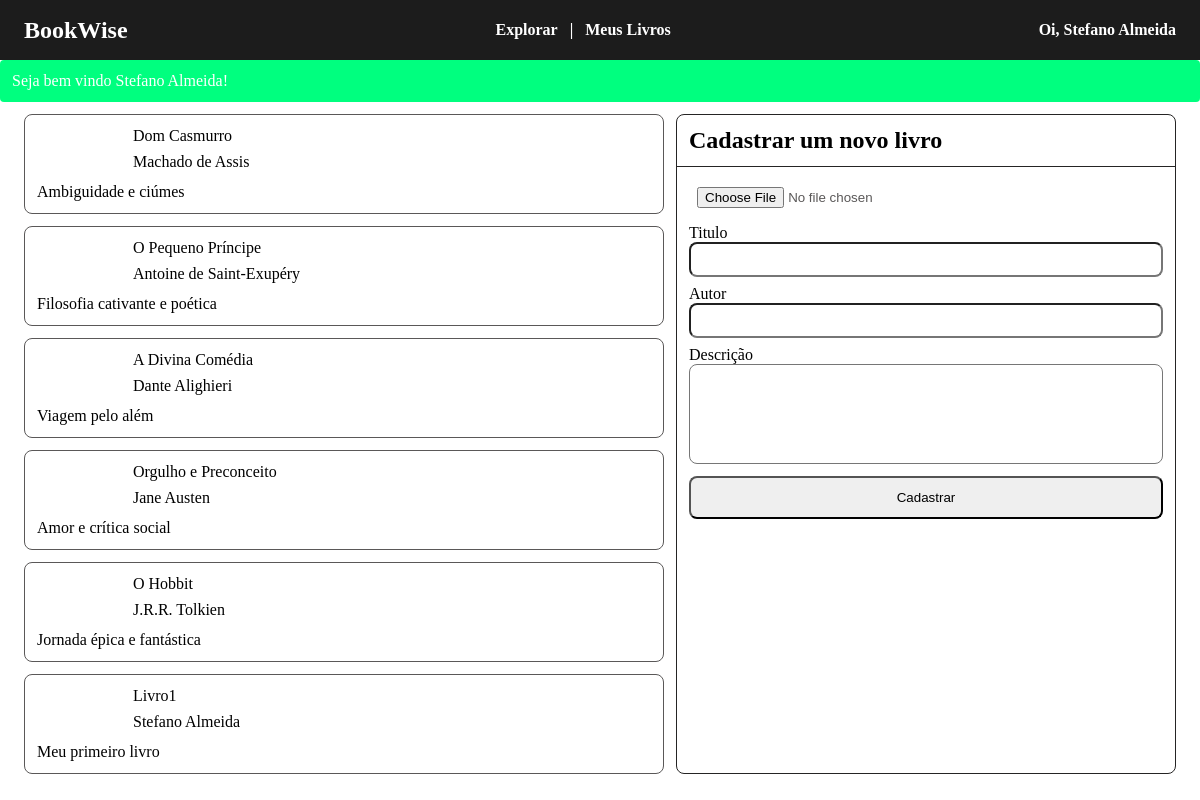
Page /meus-livros (signed in) on the committed database.
### tables this page shows
CREATE TABLE livros (
	id integer primary key,
  titulo varchar(255),
  autor varchar(100),
  descricao text,
  usuario_id integer, imagem varchar(255),
  foreign key (usuario_id) references usuarios (id)
);

### helpers.php (called while the page is built, shortened)
<?php
function view($view, $data = []) {
    require_once "views/template/app.php";
}
function flash()
{
    return new Flash();
}
function config($chave = null) {
    $config = require "config.php";
    if (strlen($chave) > 0) {
        return $config[$chave];
    }
    return $config;
}
function auth() {
    return $_SESSION['auth'];
}

### controllers/meus-livros.controller.php (called while the page is built, shortened)
<?php
$livros = Livro::getMyBooks(auth()->id);
view("meus-livros", compact('livros'));

### routes.php (called while the page is built, shortened)
<?php
$controller = str_replace('/', '', parse_url($_SERVER["REQUEST_URI"], PHP_URL_PATH));
    require_once "controllers/{$controller}.controller.php";

### index.php (called while the page is built, shortened)
<?php
require_once "models/Livro.php";
require_once "Flash.php";
require_once "helpers.php";
require_once "database.php";
require_once "routes.php";

### database.php (called while the page is built, shortened)
<?php
class DB {
    private $connect;
    public function __construct($config)
    {
        $this->connect = new PDO($this->getDsn($config));
    }
    private function getDsn($config) {
        $driver = $config["driver"];
        unset ($config["driver"]);
        $dsn = $driver . ":" . http_build_query($config, '', ';');
        if ($driver == "sqlite") {
            $dsn = $driver . ":" . $config["database"];
        }
        return $dsn;
    }
    public function query ($query, $class = null, $params = [])
    {
        $prepare = $this->connect->prepare($query);
        if ($class) {
            $prepare->setFetchMode(PDO::FETCH_CLASS, $class);
        }
        $prepare->execute($params);
        return $prepare;
    }
}

### models/Livro.php (called while the page is built, shortened)
<?php
class Livro {
    public function query($where, $params) {
        $database = new DB(config('database'));
        return $database->query("select * from livros where $where", self::class, $params);
    }
    public static function getMyBooks($usuario_id) {
        return (new self)->query('usuario_id = :usuario_id', ['usuario_id' => $usuario_id])->fetchAll();
    }
}

### config.php (called while the page is built)
<?php
return [
  "database" => [
        "driver" => "sqlite",
        "database" => "database.sqlite"
      ]
];

### Flash.php (called while the page is built, shortened)
<?php
class Flash
{
    public function get ($chave)
    {
        if (! isset($_SESSION["flash_$chave"]))
        {
            return false;
        }
        $valor = $_SESSION["flash_$chave"];
        return $valor;
    }
}

### views/partials/_livro.php (the view, shortened to what this page needs)
<div class="card">
    <div id="card-info">
        <div id="imagem">
        </div>
        <div>
            <a href="/livro?id=<?=$livro->id?>"><?= $livro->titulo ?></a>
            <div><?= $livro->autor ?></div>
        </div>
    </div>
    <div id="card-description">
        <p><?= $livro->descricao ?></p>
    </div>
</div>

### views/template/app.php (shortened to what this page needs)
<!doctype html>
<html lang="pt-BR">
<head>
    <link rel="stylesheet" href="./styles.css">
</head>
<body>
    <header>
        <nav>
            <div id="logo">BookWise</div>
            <ul id="menu-livros">
                <li><a href="/">Explorar</a></li>
                <?php if (auth()) : ?>
                    <span>|</span>
                    <li><a href="/meus-livros">Meus Livros</a></li>
                <?php endif ?>
            </ul>
            <ul>
                <?php if (auth()) : ?>
                    <li><a href="/logout">Oi, <?= auth()->nome ?></a></li>
                <?php else : ?>
                    <li><a href="/login">Fazer Login</a></li>
                <?php endif ?>
            </ul>
        </nav>
    </header>
    <main>
        <?php if ($mensagem = flash()->get('mensagem')) : ?>
            <div id="mensagem">
                <?= $mensagem ?>
            </div>
        <?php endif ?>
        <?php require_once "views/{$view}.view.php"; ?>
    </main>
    </head>
</body>
</html>

### views/meus-livros.view.php (shortened to what this page needs)
<div id="wrapper">
    <div id="div1">
        <?php foreach ($livros as $livro) {
            require 'partials/_livro.php';
        } ?>
    </div>
    <div id="formWrapper">
        <h2>Cadastrar um novo livro</h2>
        <form action="/criar-livro" method="post" id="form" enctype="multipart/form-data">
            <div>
                <input type="file" name="imagem">
            </div>
            <div>
                <label for="titulo">Titulo</label>
                <input type="text" name="titulo">
            </div>
            <div>
                <label for="autor">Autor</label>
                <input type="text" name="autor">
            </div>
            <div>
                <label for="descricao">Descrição</label>
                <textarea type="text" name="descricao"></textarea>
            </div>
            <button type="submit">Cadastrar</button>
        </form>
    </div>
</div>

### styles.css (style rules this page uses)
* { margin: 0; padding: 0; box-sizing: border-box; }
header > nav { width: 100%; height: 60px; padding: 12px 24px; background-color: #1C1C1C; color: white; font-weight: bold; display: flex; align-items: center; justify-content: space-between; }
#logo { font-size: 24px; }
#menu-livros { display: flex; align-items: center; gap: 12px; }
nav > ul { list-style: none; }
nav > ul > li > a { text-decoration: none; color: white; transition: color .6s; }
input { width: 100%; padding: 8px; border-radius: 8px; color: #5a5858; }
.card { display: flex; flex-direction: column; border: 1px solid #5a5858; padding: 12px; border-radius: 8px; }
.card a { color: black; text-decoration: none; transition: color .6s; }
#card-info { display: flex; gap: 16px; }
#card-info div:nth-child(even) { display: flex; flex-direction: column; gap: 8px; }
#card-description { margin-top: 12px; }
#mensagem { background-color: springgreen; color: white; padding: 12px; border-radius: 4px; width: 100%; }
#imagem { width: 80px; border-radius: 8px; overflow: hidden; }

### views/meus-livros.view.php (style rules this page uses)
* { padding: 0; margin: 0; box-sizing: border-box; }
#wrapper { display: grid; grid-template-columns: 1fr 500px; gap: 12px; padding: 12px 24px; }
#div1 { display: flex; flex-direction: column; gap: 12px; }
#formWrapper { border: 1px solid #252424; border-radius: 8px; width: 500px; }
#formWrapper > h2 { border-bottom: 1px solid #252424; padding: 12px; }
#form { display: flex; flex-direction: column; gap: 8px; padding: 12px; }
#form input, textarea { width: 100%; }
#form textarea { border-radius: 8px; height: 100px; resize: none; padding: 8px; }
#form button { padding: 12px; border-radius: 8px; cursor: pointer; }

### rows in the picture
livros: autor "Stefano Almeida", titulo "Livro1", descricao "Meu primeiro livro"
livros: titulo "Dom Casmurro", autor "Machado de Assis", descricao "Ambiguidade e ciúmes"
livros: titulo "O Pequeno Príncipe", autor "Antoine de Saint-Exupéry", descricao "Filosofia cativante e poética"
livros: titulo "A Divina Comédia", autor "Dante Alighieri", descricao "Viagem pelo além"
livros: titulo "Orgulho e Preconceito", autor "Jane Austen", descricao "Amor e crítica social"
livros: titulo "O Hobbit", autor "J.R.R. Tolkien", descricao "Jornada épica e fantástica"

### other values in the picture
$mensagem "Seja bem vindo Stefano Almeida!"
